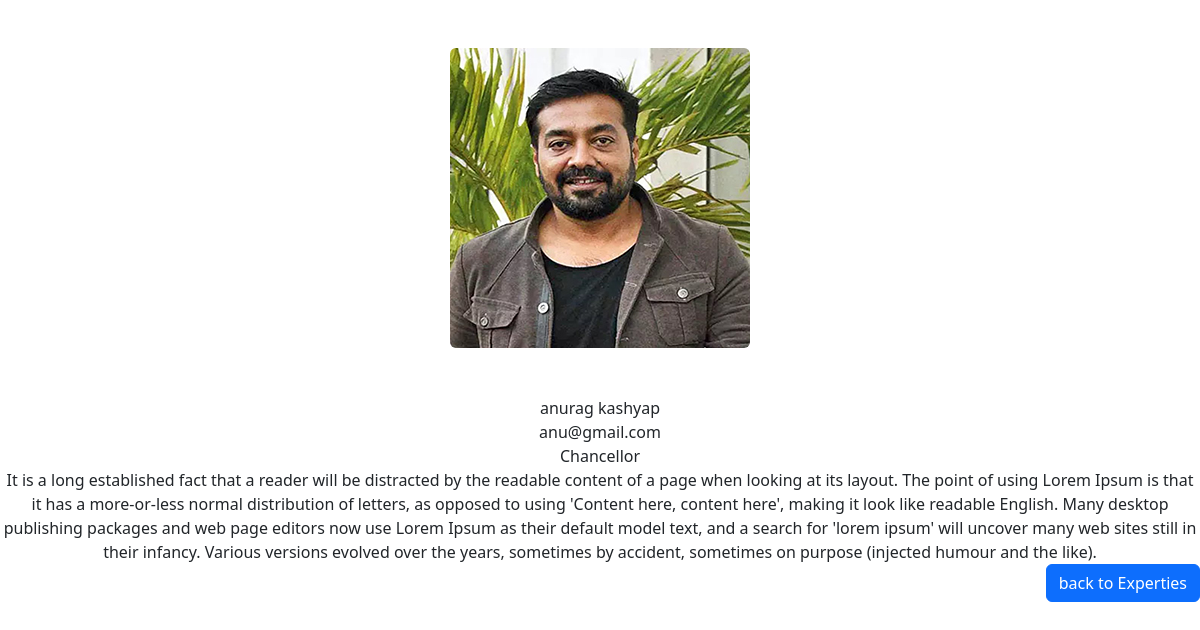
The app's page /dchanc/1/ with its own data.
### mysite/models.py (models this page shows, shortened)
class all_experties_chanc(models.Model):
    firstname=models.CharField(max_length=20)
    lastname=models.CharField(max_length=20)
    designation=models.CharField(max_length=200)
    email=models.EmailField(max_length=20,unique=True)
    image=models.ImageField(upload_to='images')
    message = models.CharField(max_length=1000)

### dchanc/views.py (the view)
# urls.py: path('<int:pk>/',chnviews.chanc_experties,name='chanc_experties')
def chanc_experties(request,pk):
    chanc_obj=get_object_or_404(all_experties_chanc,pk=pk)
    chanc_data={
        'chancexperties':chanc_obj,
    }
    return render(request,'chanc_experties.html',chanc_data)

### mysite/templates/chanc_experties.html (shortened to what this page needs)
<!DOCTYPE html>
<html lang="en">
<head>
    <link href="https://cdn.jsdelivr.net/npm/bootstrap@5.3.2/dist/css/bootstrap.min.css" rel="stylesheet">
</head>
<div  class="text-center">
        <img src="{{chancexperties.image.url }}" class="rounded m-5" alt="faculty">
      <p class="card-text m-0">{{chancexperties.firstname }} {{chancexperties.lastname}}</p>
      <p class="card-text m-0">{{chancexperties.email}}</p>
      <p class="card-text m-0">{{chancexperties.designation}}</p>
      <p class="card-text m-0"> It is a long established fact that a reader will be distracted
         by the readable content of a page when looking at its layout. The point of using Lorem
          Ipsum is that it has a more-or-less normal distribution of letters, as opposed to using
           'Content here, content here', making it look like readable English. Many desktop publishing
            packages and web page editors now use Lorem Ipsum as their default model text, and a search
             for 'lorem ipsum' will uncover many web sites still in their infancy. Various versions
              evolved over the years, sometimes by accident, sometimes
        on purpose (injected humour and the like).</p>
        <a href="{% url 'experties' %}" class="btn btn-primary" style="float: right;">back to Experties</a>
    </div>
</body>
</html>

### records on screen
all_experties_chanc: image (picture), firstname "anurag", lastname "kashyap", email "anu@gmail.com", designation "Chancellor"
